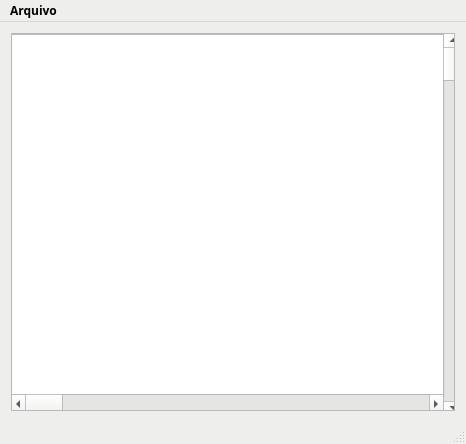
<?xml version="1.0" encoding="UTF-8"?>
<ui version="4.0">
 <class>MainWindow</class>
 <widget class="QMainWindow" name="MainWindow">
  <property name="geometry">
   <rect>
    <x>0</x>
    <y>0</y>
    <width>466</width>
    <height>444</height>
   </rect>
  </property>
  <property name="palette">
   <palette>
    <active>
     <colorrole role="WindowText">
      <brush brushstyle="SolidPattern">
       <color alpha="255">
        <red>0</red>
        <green>0</green>
        <blue>0</blue>
       </color>
      </brush>
     </colorrole>
     <colorrole role="Button">
      <brush brushstyle="SolidPattern">
       <color alpha="255">
        <red>238</red>
        <green>238</green>
        <blue>236</blue>
       </color>
      </brush>
     </colorrole>
     <colorrole role="Light">
      <brush brushstyle="SolidPattern">
       <color alpha="255">
        <red>255</red>
        <green>255</green>
        <blue>255</blue>
       </color>
      </brush>
     </colorrole>
     <colorrole role="Midlight">
      <brush brushstyle="SolidPattern">
       <color alpha="255">
        <red>246</red>
        <green>246</green>
        <blue>245</blue>
       </color>
      </brush>
     </colorrole>
     <colorrole role="Dark">
      <brush brushstyle="SolidPattern">
       <color alpha="255">
        <red>119</red>
        <green>119</green>
        <blue>118</blue>
       </color>
      </brush>
     </colorrole>
     <colorrole role="Mid">
      <brush brushstyle="SolidPattern">
       <color alpha="255">
        <red>159</red>
        <green>159</green>
        <blue>157</blue>
       </color>
      </brush>
     </colorrole>
     <colorrole role="Text">
      <brush brushstyle="SolidPattern">
       <color alpha="255">
        <red>0</red>
        <green>0</green>
        <blue>0</blue>
       </color>
      </brush>
     </colorrole>
     <colorrole role="BrightText">
      <brush brushstyle="SolidPattern">
       <color alpha="255">
        <red>255</red>
        <green>255</green>
        <blue>255</blue>
       </color>
      </brush>
     </colorrole>
     <colorrole role="ButtonText">
      <brush brushstyle="SolidPattern">
       <color alpha="255">
        <red>0</red>
        <green>0</green>
        <blue>0</blue>
       </color>
      </brush>
     </colorrole>
     <colorrole role="Base">
      <brush brushstyle="SolidPattern">
       <color alpha="255">
        <red>255</red>
        <green>255</green>
        <blue>255</blue>
       </color>
      </brush>
     </colorrole>
     <colorrole role="Window">
      <brush brushstyle="SolidPattern">
       <color alpha="255">
        <red>238</red>
        <green>238</green>
        <blue>236</blue>
       </color>
      </brush>
     </colorrole>
     <colorrole role="Shadow">
      <brush brushstyle="SolidPattern">
       <color alpha="255">
        <red>0</red>
        <green>0</green>
        <blue>0</blue>
       </color>
      </brush>
     </colorrole>
     <colorrole role="AlternateBase">
      <brush brushstyle="SolidPattern">
       <color alpha="255">
        <red>246</red>
        <green>246</green>
        <blue>245</blue>
       </color>
      </brush>
     </colorrole>
     <colorrole role="ToolTipBase">
      <brush brushstyle="SolidPattern">
       <color alpha="255">
        <red>255</red>
        <green>255</green>
        <blue>220</blue>
       </color>
      </brush>
     </colorrole>
     <colorrole role="ToolTipText">
      <brush brushstyle="SolidPattern">
       <color alpha="255">
        <red>0</red>
        <green>0</green>
        <blue>0</blue>
       </color>
      </brush>
     </colorrole>
     <colorrole role="PlaceholderText">
      <brush brushstyle="SolidPattern">
       <color alpha="128">
        <red>0</red>
        <green>0</green>
        <blue>0</blue>
       </color>
      </brush>
     </colorrole>
    </active>
    <inactive>
     <colorrole role="WindowText">
      <brush brushstyle="SolidPattern">
       <color alpha="255">
        <red>0</red>
        <green>0</green>
        <blue>0</blue>
       </color>
      </brush>
     </colorrole>
     <colorrole role="Button">
      <brush brushstyle="SolidPattern">
       <color alpha="255">
        <red>238</red>
        <green>238</green>
        <blue>236</blue>
       </color>
      </brush>
     </colorrole>
     <colorrole role="Light">
      <brush brushstyle="SolidPattern">
       <color alpha="255">
        <red>255</red>
        <green>255</green>
        <blue>255</blue>
       </color>
      </brush>
     </colorrole>
     <colorrole role="Midlight">
      <brush brushstyle="SolidPattern">
       <color alpha="255">
        <red>246</red>
        <green>246</green>
        <blue>245</blue>
       </color>
      </brush>
     </colorrole>
     <colorrole role="Dark">
      <brush brushstyle="SolidPattern">
       <color alpha="255">
        <red>119</red>
        <green>119</green>
        <blue>118</blue>
       </color>
      </brush>
     </colorrole>
     <colorrole role="Mid">
      <brush brushstyle="SolidPattern">
       <color alpha="255">
        <red>159</red>
        <green>159</green>
        <blue>157</blue>
       </color>
      </brush>
     </colorrole>
     <colorrole role="Text">
      <brush brushstyle="SolidPattern">
       <color alpha="255">
        <red>0</red>
        <green>0</green>
        <blue>0</blue>
       </color>
      </brush>
     </colorrole>
     <colorrole role="BrightText">
      <brush brushstyle="SolidPattern">
       <color alpha="255">
        <red>255</red>
        <green>255</green>
        <blue>255</blue>
       </color>
      </brush>
     </colorrole>
     <colorrole role="ButtonText">
      <brush brushstyle="SolidPattern">
       <color alpha="255">
        <red>0</red>
        <green>0</green>
        <blue>0</blue>
       </color>
      </brush>
     </colorrole>
     <colorrole role="Base">
      <brush brushstyle="SolidPattern">
       <color alpha="255">
        <red>255</red>
        <green>255</green>
        <blue>255</blue>
       </color>
      </brush>
     </colorrole>
     <colorrole role="Window">
      <brush brushstyle="SolidPattern">
       <color alpha="255">
        <red>238</red>
        <green>238</green>
        <blue>236</blue>
       </color>
      </brush>
     </colorrole>
     <colorrole role="Shadow">
      <brush brushstyle="SolidPattern">
       <color alpha="255">
        <red>0</red>
        <green>0</green>
        <blue>0</blue>
       </color>
      </brush>
     </colorrole>
     <colorrole role="AlternateBase">
      <brush brushstyle="SolidPattern">
       <color alpha="255">
        <red>246</red>
        <green>246</green>
        <blue>245</blue>
       </color>
      </brush>
     </colorrole>
     <colorrole role="ToolTipBase">
      <brush brushstyle="SolidPattern">
       <color alpha="255">
        <red>255</red>
        <green>255</green>
        <blue>220</blue>
       </color>
      </brush>
     </colorrole>
     <colorrole role="ToolTipText">
      <brush brushstyle="SolidPattern">
       <color alpha="255">
        <red>0</red>
        <green>0</green>
        <blue>0</blue>
       </color>
      </brush>
     </colorrole>
     <colorrole role="PlaceholderText">
      <brush brushstyle="SolidPattern">
       <color alpha="128">
        <red>0</red>
        <green>0</green>
        <blue>0</blue>
       </color>
      </brush>
     </colorrole>
    </inactive>
    <disabled>
     <colorrole role="WindowText">
      <brush brushstyle="SolidPattern">
       <color alpha="255">
        <red>119</red>
        <green>119</green>
        <blue>118</blue>
       </color>
      </brush>
     </colorrole>
     <colorrole role="Button">
      <brush brushstyle="SolidPattern">
       <color alpha="255">
        <red>238</red>
        <green>238</green>
        <blue>236</blue>
       </color>
      </brush>
     </colorrole>
     <colorrole role="Light">
      <brush brushstyle="SolidPattern">
       <color alpha="255">
        <red>255</red>
        <green>255</green>
        <blue>255</blue>
       </color>
      </brush>
     </colorrole>
     <colorrole role="Midlight">
      <brush brushstyle="SolidPattern">
       <color alpha="255">
        <red>246</red>
        <green>246</green>
        <blue>245</blue>
       </color>
      </brush>
     </colorrole>
     <colorrole role="Dark">
      <brush brushstyle="SolidPattern">
       <color alpha="255">
        <red>119</red>
        <green>119</green>
        <blue>118</blue>
       </color>
      </brush>
     </colorrole>
     <colorrole role="Mid">
      <brush brushstyle="SolidPattern">
       <color alpha="255">
        <red>159</red>
        <green>159</green>
        <blue>157</blue>
       </color>
      </brush>
     </colorrole>
     <colorrole role="Text">
      <brush brushstyle="SolidPattern">
       <color alpha="255">
        <red>119</red>
        <green>119</green>
        <blue>118</blue>
       </color>
      </brush>
     </colorrole>
     <colorrole role="BrightText">
      <brush brushstyle="SolidPattern">
       <color alpha="255">
        <red>255</red>
        <green>255</green>
        <blue>255</blue>
       </color>
      </brush>
     </colorrole>
     <colorrole role="ButtonText">
      <brush brushstyle="SolidPattern">
       <color alpha="255">
        <red>119</red>
        <green>119</green>
        <blue>118</blue>
       </color>
      </brush>
     </colorrole>
     <colorrole role="Base">
      <brush brushstyle="SolidPattern">
       <color alpha="255">
        <red>238</red>
        <green>238</green>
        <blue>236</blue>
       </color>
      </brush>
     </colorrole>
     <colorrole role="Window">
      <brush brushstyle="SolidPattern">
       <color alpha="255">
        <red>238</red>
        <green>238</green>
        <blue>236</blue>
       </color>
      </brush>
     </colorrole>
     <colorrole role="Shadow">
      <brush brushstyle="SolidPattern">
       <color alpha="255">
        <red>0</red>
        <green>0</green>
        <blue>0</blue>
       </color>
      </brush>
     </colorrole>
     <colorrole role="AlternateBase">
      <brush brushstyle="SolidPattern">
       <color alpha="255">
        <red>238</red>
        <green>238</green>
        <blue>236</blue>
       </color>
      </brush>
     </colorrole>
     <colorrole role="ToolTipBase">
      <brush brushstyle="SolidPattern">
       <color alpha="255">
        <red>255</red>
        <green>255</green>
        <blue>220</blue>
       </color>
      </brush>
     </colorrole>
     <colorrole role="ToolTipText">
      <brush brushstyle="SolidPattern">
       <color alpha="255">
        <red>0</red>
        <green>0</green>
        <blue>0</blue>
       </color>
      </brush>
     </colorrole>
     <colorrole role="PlaceholderText">
      <brush brushstyle="SolidPattern">
       <color alpha="128">
        <red>0</red>
        <green>0</green>
        <blue>0</blue>
       </color>
      </brush>
     </colorrole>
    </disabled>
   </palette>
  </property>
  <property name="font">
   <font>
    <family>Noto Sans Adlam</family>
    <weight>75</weight>
    <bold>true</bold>
   </font>
  </property>
  <property name="windowTitle">
   <string>An Note </string>
  </property>
  <widget class="QWidget" name="centralWidget">
   <property name="sizePolicy">
    <sizepolicy hsizetype="Maximum" vsizetype="Maximum">
     <horstretch>0</horstretch>
     <verstretch>0</verstretch>
    </sizepolicy>
   </property>
   <layout class="QVBoxLayout" name="verticalLayout">
    <item>
     <widget class="QScrollArea" name="scrollArea">
      <property name="widgetResizable">
       <bool>true</bool>
      </property>
      <widget class="QWidget" name="scrollAreaWidgetContents">
       <property name="geometry">
        <rect>
         <x>0</x>
         <y>0</y>
         <width>446</width>
         <height>382</height>
        </rect>
       </property>
       <widget class="QScrollBar" name="verticalScrollBar">
        <property name="geometry">
         <rect>
          <x>431</x>
          <y>0</y>
          <width>21</width>
          <height>381</height>
         </rect>
        </property>
        <property name="orientation">
         <enum>Qt::Vertical</enum>
        </property>
       </widget>
       <widget class="QScrollBar" name="horizontalScrollBar">
        <property name="geometry">
         <rect>
          <x>0</x>
          <y>360</y>
          <width>431</width>
          <height>20</height>
         </rect>
        </property>
        <property name="orientation">
         <enum>Qt::Horizontal</enum>
        </property>
       </widget>
       <widget class="QTextEdit" name="textEdit">
        <property name="geometry">
         <rect>
          <x>-30</x>
          <y>0</y>
          <width>561</width>
          <height>451</height>
         </rect>
        </property>
       </widget>
       <zorder>textEdit</zorder>
       <zorder>verticalScrollBar</zorder>
       <zorder>horizontalScrollBar</zorder>
      </widget>
     </widget>
    </item>
   </layout>
  </widget>
  <widget class="QStatusBar" name="statusBar"/>
  <widget class="QMenuBar" name="menuBar">
   <property name="geometry">
    <rect>
     <x>0</x>
     <y>0</y>
     <width>466</width>
     <height>20</height>
    </rect>
   </property>
   <widget class="QMenu" name="menuFile">
    <property name="title">
     <string>Arquivo</string>
    </property>
    <addaction name="actionAbrir"/>
    <addaction name="actionNovo"/>
    <addaction name="actionSalvar"/>
    <addaction name="actionSalvar_Como"/>
    <addaction name="separator"/>
    <addaction name="actionExit"/>
   </widget>
   <addaction name="menuFile"/>
  </widget>
  <action name="actionExit">
   <property name="text">
    <string>Sair</string>
   </property>
   <property name="shortcut">
    <string>Ctrl+Q</string>
   </property>
   <property name="shortcutContext">
    <enum>Qt::ApplicationShortcut</enum>
   </property>
  </action>
  <action name="actionReset">
   <property name="text">
    <string>Reset</string>
   </property>
   <property name="shortcut">
    <string>Ctrl+R</string>
   </property>
  </action>
  <action name="actionSalvar">
   <property name="text">
    <string>Salvar</string>
   </property>
   <property name="shortcut">
    <string>Ctrl+S</string>
   </property>
  </action>
  <action name="actionSalvar_Como">
   <property name="text">
    <string>Salvar Como...</string>
   </property>
   <property name="shortcut">
    <string>Ctrl+Shift+S</string>
   </property>
  </action>
  <action name="actionNovo">
   <property name="text">
    <string>Novo</string>
   </property>
   <property name="shortcut">
    <string>Ctrl+N</string>
   </property>
  </action>
  <action name="actionAbrir">
   <property name="text">
    <string>Abrir</string>
   </property>
   <property name="shortcut">
    <string>Ctrl+O</string>
   </property>
  </action>
 </widget>
 <layoutdefault spacing="6" margin="11"/>
 <resources/>
 <connections/>
</ui>
